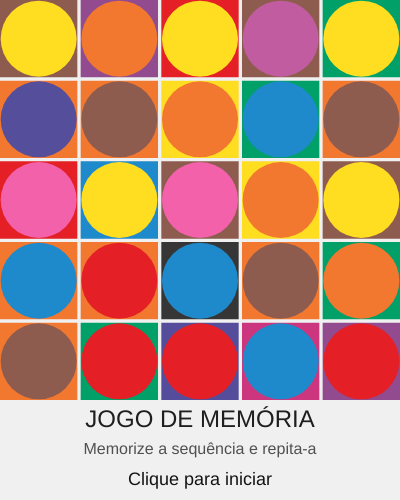
Frame 1 (no input)
Frame 60 (no input): identical to frame 1, image omitted
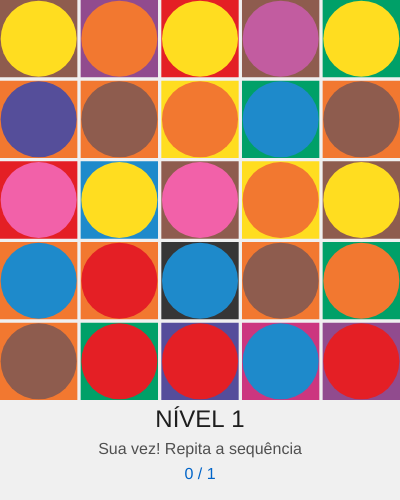
Frame 120 (the mouse pressed at the canvas centre since frame 60)

The p5.js sketch that drew these frames (run headless with seeded random() and noise() and a simulated clock; from frame 60 on, the mouse is pressed at the canvas centre):

// p5.js sketch
// ── sketch.js
// Definindo as cores como constantes
const AMARELO = "#FFDD20";
const LARANJA = "#F27830";
const ROSA_ESCURO = "#C25CA0";
const ROXO = "#554E9A";
const MARROM = "#8E5C4E";
const ROSA_CLARO = "#F261A9";
const AZUL = "#1E8ACB";
const VERMELHO = "#E41F25";
const ROXO_CLARO = "#914B8E";
const VERDE = "#00A068";
const PRETO = "#363636";
const ROXO_ESCURO = "#554D9B";
const ROSA_MEDIO = "#CC367F";

// Arrays de cores para os círculos e quadrados
let circleFills = [
  // Linha 1
  AMARELO, LARANJA, AMARELO, ROSA_ESCURO, AMARELO,
  // Linha 2
  ROXO, MARROM, LARANJA, AZUL, MARROM,
  // Linha 3
  ROSA_CLARO, AMARELO, ROSA_CLARO, LARANJA, AMARELO,
  // Linha 4
  AZUL, VERMELHO, AZUL, MARROM, LARANJA,
  // Linha 5
  MARROM, VERMELHO, VERMELHO, AZUL, VERMELHO
];

// Cores dos quadrados (bordas)
let squareFills = [
  // Linha 1
  MARROM, ROXO_CLARO, VERMELHO, MARROM, VERDE,
  // Linha 2
  LARANJA, LARANJA, AMARELO, VERDE, LARANJA,
  // Linha 3
  VERMELHO, AZUL, MARROM, AMARELO, MARROM,
  // Linha 4
  LARANJA, LARANJA, PRETO, LARANJA, VERDE,
  // Linha 5
  LARANJA, VERDE, ROXO_ESCURO, ROSA_MEDIO, ROXO_CLARO
];

// Variáveis para o jogo
let adjustedCellSize; // Tamanho ajustado para cada célula
let gameState = "START"; // Estados: START, SHOWING_SEQUENCE, PLAYER_TURN, GAME_OVER
let sequence = []; // Sequência que o jogador deve memorizar
let playerSequence = []; // Sequência que o jogador está tentando reproduzir
let currentIndex = 0; // Índice atual na exibição da sequência
let highlightedCell = -1; // Célula atualmente destacada
let highlightStartTime = 0; // Tempo de início do destaque
let highlightDuration = 600; // Duração do destaque em milissegundos
let delayBetweenHighlights = 200; // Tempo entre destaques consecutivos
let level = 1; // Nível atual do jogo
let startTime; // Tempo de início do jogo
let bestScore = 0; // Melhor pontuação
let gameStarted = false; // Flag para controlar se o jogo começou
let lastInteractionTime = 0; // Tempo da última interação
let wrongCell = -1; // Célula errada selecionada
let wrongCellTime = 0; // Tempo quando a célula errada foi selecionada

// Variáveis para efeitos sonoros
let successSound;
let failSound;
let clickSound;
let sequenceSound;

// Função preload do p5.js para carregar ativos antes de iniciar
function preload() {
}

// Função setup do p5.js - executada uma vez quando o programa inicia
function setup() {
  createCanvas(400, 500); // Altura aumentada para acomodar o placar
  textAlign(CENTER, CENTER); // Alinha texto ao centro
  textFont('Arial'); // Define a fonte
  
  // Inicializar as variáveis do jogo
  resetGame();
}

// Função para reiniciar as variáveis do jogo
function resetGame() {
  sequence = [];
  playerSequence = [];
  currentIndex = 0;
  highlightedCell = -1;
  level = 1;
  gameState = "START";
  gameStarted = false;
  lastInteractionTime = millis();
  wrongCell = -1;
}

// Função draw do p5.js - loop contínuo para renderização
function draw() {
  background(240); // Fundo cinza claro
  
  // Define o espaçamento entre os quadrados
  const spacing = 3.31;
  
  // Calcula o tamanho ajustado para cada célula
  adjustedCellSize = (width - spacing * 4) / 5;
  
  // Define o espaço entre a borda do quadrado e o círculo
  const circleMargin = 0.66;
  
  // Desenha os quadrados e círculos da grade
  for (let row = 0; row < 5; row++) {
    for (let col = 0; col < 5; col++) {
      const index = row * 5 + col;
      
      // Calcula a posição incluindo o espaçamento
      const x = col * (adjustedCellSize + spacing);
      const y = row * (adjustedCellSize + spacing);
      
      // Desenha o quadrado
      noStroke();
      
      let squareColor = color(squareFills[index]);
      
      // Aplica efeitos visuais com base no estado do jogo
      if (index === highlightedCell) {
        // Faz o quadrado brilhar quando destacado
        squareColor = lerpColor(color(squareFills[index]), color(255, 255, 255), 0.7);
      } else if (index === wrongCell && millis() - wrongCellTime < 500) {
        // Destaca célula errada em vermelho pulsante
        let pulseAmount = map(sin(millis() * 0.02), -1, 1, 0.3, 0.8);
        squareColor = lerpColor(color(squareFills[index]), color(255, 0, 0), pulseAmount);
      }
      
      fill(squareColor);
      rect(x, y, adjustedCellSize, adjustedCellSize);
      
      // Desenha o círculo
      let circleColor = color(circleFills[index]);
      
      // Aplica efeitos visuais ao círculo também
      if (index === highlightedCell) {
        circleColor = lerpColor(color(circleFills[index]), color(255, 255, 255), 0.3);
      } else if (index === wrongCell && millis() - wrongCellTime < 500) {
        let pulseAmount = map(sin(millis() * 0.02), -1, 1, 0.3, 0.8);
        circleColor = lerpColor(color(circleFills[index]), color(255, 0, 0), pulseAmount);
      }
      
      fill(circleColor);
      
      // Calcula o diâmetro do círculo
      const circleDiameter = adjustedCellSize - (circleMargin * 2);
      
      // Posiciona o círculo no centro do quadrado
      const circleX = x + adjustedCellSize / 2;
      const circleY = y + adjustedCellSize / 2;
      
      ellipse(circleX, circleY, circleDiameter, circleDiameter);
    }
  }
  
  // Desenha interface do jogo conforme o estado atual
  fill(50);
  const scoreY = 400 + 20;
  
  switch (gameState) {
    case "START":
      textSize(24);
      fill(30);
      text("JOGO DE MEMÓRIA", width/2, scoreY);
      
      textSize(16);
      fill(80);
      text("Memorize a sequência e repita-a", width/2, scoreY + 30);
      
      textSize(18);
      fill(20);
      text("Clique para iniciar", width/2, scoreY + 60);
      
      break;
      
    case "SHOWING_SEQUENCE":
      textSize(24);
      fill(30);
      text("NÍVEL " + level, width/2, scoreY);
      
      textSize(16);
      fill(80);
      text("Observe a sequência...", width/2, scoreY + 30);
      
      // Verificar se é hora de destacar o próximo elemento da sequência
      let nowTime = millis();
      
      if (highlightedCell === -1) {
        // Iniciar destaque da próxima célula
        if (nowTime - lastInteractionTime > delayBetweenHighlights) {
          if (currentIndex < sequence.length) {
            highlightedCell = sequence[currentIndex];
            highlightStartTime = nowTime;
            currentIndex++;
            lastInteractionTime = nowTime;
          } else {
            // Terminou de mostrar a sequência
            gameState = "PLAYER_TURN";
            playerSequence = [];
            currentIndex = 0;
            lastInteractionTime = nowTime;
          }
        }
      } else {
        // Verificar se o tempo de destaque acabou
        if (nowTime - highlightStartTime > highlightDuration) {
          highlightedCell = -1;
          lastInteractionTime = nowTime;
        }
      }
      break;
      
    case "PLAYER_TURN":
      textSize(24);
      fill(30);
      text("NÍVEL " + level, width/2, scoreY);
      
      textSize(16);
      fill(80);
      text("Sua vez! Repita a sequência", width/2, scoreY + 30);
      
      // Mostrar progresso da sequência
      textSize(16);
      fill(0, 100, 200);
      text(playerSequence.length + " / " + sequence.length, width/2, scoreY + 55);
      break;
      
    case "GAME_OVER":
      textSize(26);
      fill(200, 0, 0);
      text("FIM DE JOGO", width/2, scoreY);
      
      textSize(18);
      fill(30);
      text("Nível alcançado: " + level, width/2, scoreY + 30);
      
      if (level > bestScore) {
        bestScore = level;
        textSize(16);
        fill(0, 150, 0);
        text("Novo recorde!", width/2, scoreY + 50);
      } else {
        textSize(16);
        fill(80);
        text("Recorde: " + bestScore, width/2, scoreY + 50);
      }
      
      // Efeito pulsante no texto "Clique para jogar novamente"
      textSize(16 + sin(millis() * 0.004) * 2);
      fill(0, 100, 200);
      text("Clique para jogar novamente", width/2, scoreY + 75);
      break;
  }
  
  // Limpar marcação de célula errada após 500ms
  if (wrongCell !== -1 && millis() - wrongCellTime > 500) {
    wrongCell = -1;
  }
}

// Função mousePressed do p5.js - chamada quando o botão do mouse é pressionado
function mousePressed() {
  // Verificar se o clique foi na área de jogo ou na interface
  if (mouseY > 400) {
    // Clique na área de pontuação/interface
    handleGameStateClicks();
    return;
  }
  
  // Ignorar cliques na grade se não for a vez do jogador
  if (gameState !== "PLAYER_TURN") {
    handleGameStateClicks();
    return;
  }
  
  const spacing = 3.31;
  
  // Verificar em qual quadrado foi clicado
  for (let row = 0; row < 5; row++) {
    for (let col = 0; col < 5; col++) {
      const index = row * 5 + col;
      
      // Calcula a posição incluindo o espaçamento
      const x = col * (adjustedCellSize + spacing);
      const y = row * (adjustedCellSize + spacing);
      
      // Verifica se o clique foi dentro deste quadrado
      if (
        mouseX >= x && 
        mouseX <= x + adjustedCellSize && 
        mouseY >= y && 
        mouseY <= y + adjustedCellSize
      ) {
        
        // Destacar brevemente a célula clicada usando o sistema de timing do p5.js
        highlightedCell = index;
        highlightStartTime = millis();
        setTimeout(() => {
          highlightedCell = -1;
        }, 300);
        
        // Verificar se o clique está correto
        playerSequence.push(index);
        
        if (index !== sequence[currentIndex]) {
          // Jogador errou a sequência
          wrongCell = index;
          wrongCellTime = millis();
          
          setTimeout(() => {
            gameState = "GAME_OVER";
          }, 500);
          
          return;
        } else {
          // Jogador acertou este elemento da sequência
          currentIndex++;
          
          // Verificar se completou a sequência
          if (currentIndex >= sequence.length) {
            // Sequência completa - avançar para o próximo nível
        
            level++;
            setTimeout(() => {
              // Avançar para o próximo nível
              addToSequence();
              gameState = "SHOWING_SEQUENCE";
              currentIndex = 0;
              playerSequence = [];
              lastInteractionTime = millis();
            }, 1000);
          }
        }
        
        return;
      }
    }
  }
}

// Gerencia cliques baseados no estado atual do jogo
function handleGameStateClicks() {
  switch (gameState) {
    case "START":
      // Iniciar o jogo
      gameStarted = true;
      startTime = millis();
      addToSequence();
      gameState = "SHOWING_SEQUENCE";
      break;
      
    case "GAME_OVER":
      // Reiniciar o jogo
      resetGame();
      break;
  }
}

// Adiciona um novo elemento à sequência
function addToSequence() {
  // Adiciona um elemento aleatório à sequência, evitando repetições consecutivas
  let newElement;
  do {
    newElement = floor(random(25));
  } while (sequence.length > 0 && newElement === sequence[sequence.length - 1]);
  
  sequence.push(newElement);
  
  // Ajusta a dificuldade com base no nível atual
  highlightDuration = max(600 - (level * 20), 300); // Diminui com o aumento do nível, mínimo 300ms
  delayBetweenHighlights = max(200 - (level * 5), 100); // Diminui com o aumento do nível, mínimo 100ms
}
